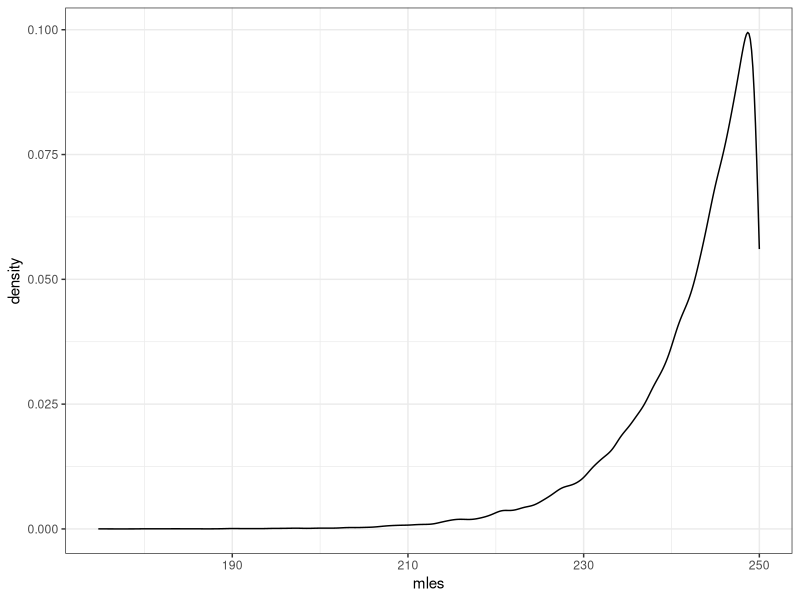
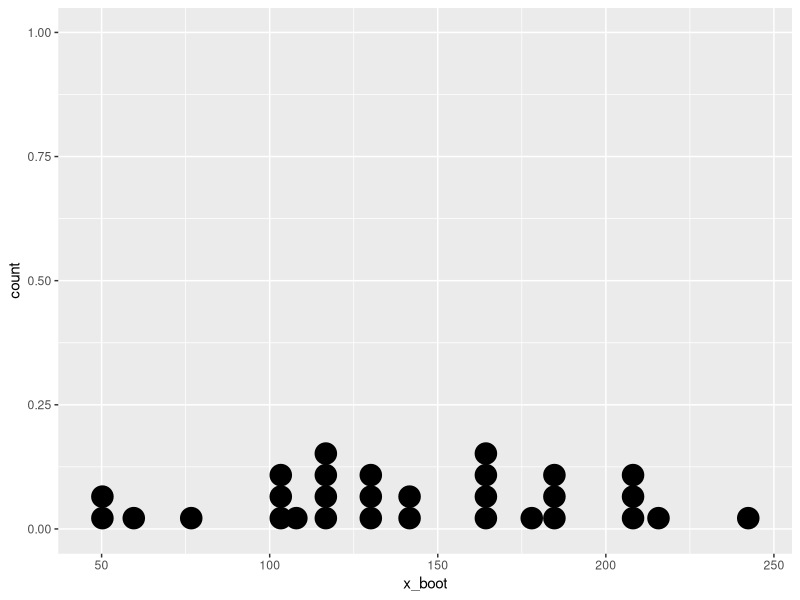
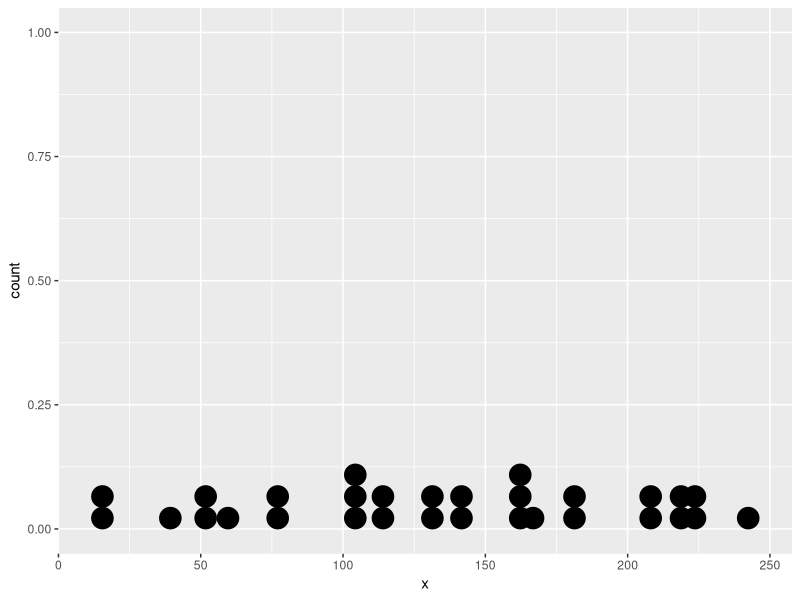
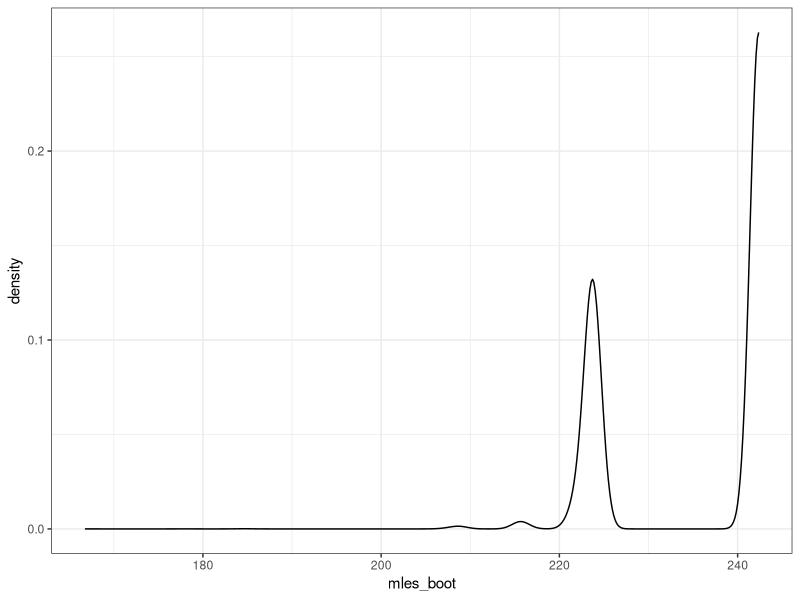
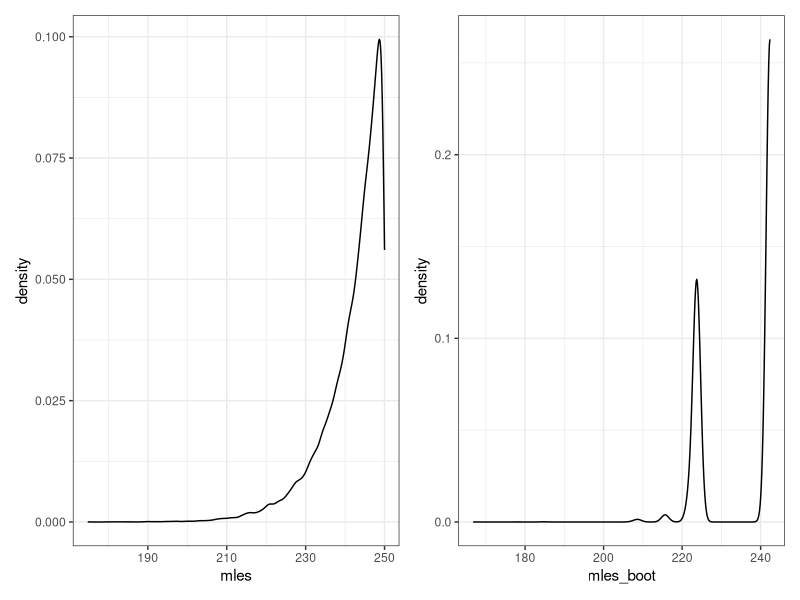

Source code (R) for these figures, in order: (Note: this script raises an error after producing the figures.)
## ---- chunk 1
knitr::opts_chunk$set(message = FALSE, fig.align = "center", 
                      warning = FALSE, fig.height = 5.5)
library(tidyverse)
## ---- chunk 2
set.seed(501)
n <- 30
theta <- 250
it <- 50000
mles <- rep(NA, it)

for (i in 1:it) {
  x <- runif(n, 0, theta)
  mles[i] <- max(x)
}
## ---- chunk 3
data.frame(mles) %>%
  ggplot(aes(x = mles)) +
  geom_density() +
  theme_bw()
## ---- chunk 4
x <- runif(n, 0, theta)
x_boot <- sample(x, size = n, replace = TRUE)
## ---- chunk 5
x_boot
## ---- chunk 6
x
## ---- chunk 7
data.frame(x_boot) %>%
  ggplot(aes(x = x_boot)) +
  geom_dotplot()
## ---- chunk 8
data.frame(x) %>%
  ggplot(aes(x = x)) +
  geom_dotplot()
## ---- chunk 9
B <- 50000
mles_boot <- rep(NA, B)
for (i in 1:B) {
  x_boot <- sample(x, size = n, replace = TRUE)
  mles_boot[i] <- max(x_boot)
}
## ---- chunk 10
data.frame(mles_boot) %>%
  ggplot(aes(x = mles_boot)) +
  geom_density() +
  theme_bw()
## ---- chunk 11
p1 <- data.frame(mles) %>%
  ggplot(aes(x = mles)) +
  geom_density() +
  theme_bw()

p2 <- data.frame(mles_boot) %>%
  ggplot(aes(x = mles_boot)) +
  geom_density() +
  theme_bw()

library(patchwork)
p1 + p2
## ---- chunk 12
knitr::include_graphics("figs/boot-a.png")
## ---- chunk 13
knitr::include_graphics("figs/boot-b.png")
## ---- chunk 14
data.frame(mles) %>%
  ggplot(aes(x = mles)) +
  geom_density() +
  theme_bw()
## ---- chunk 15
mean(mles) - theta
## ---- chunk 16
data.frame(mles_boot) %>%
  ggplot(aes(x = mles_boot)) +
  geom_density() +
  theme_bw()
## ---- chunk 17
mean(mles_boot) - max(x)
## ---- chunk 18
n/(n + 1) * theta - theta
## ---- chunk 19
ggplot(data.frame(x = .01), aes(x = x)) +
  stat_function(fun = pgamma, args = list(shape = alpha, rate = beta))
